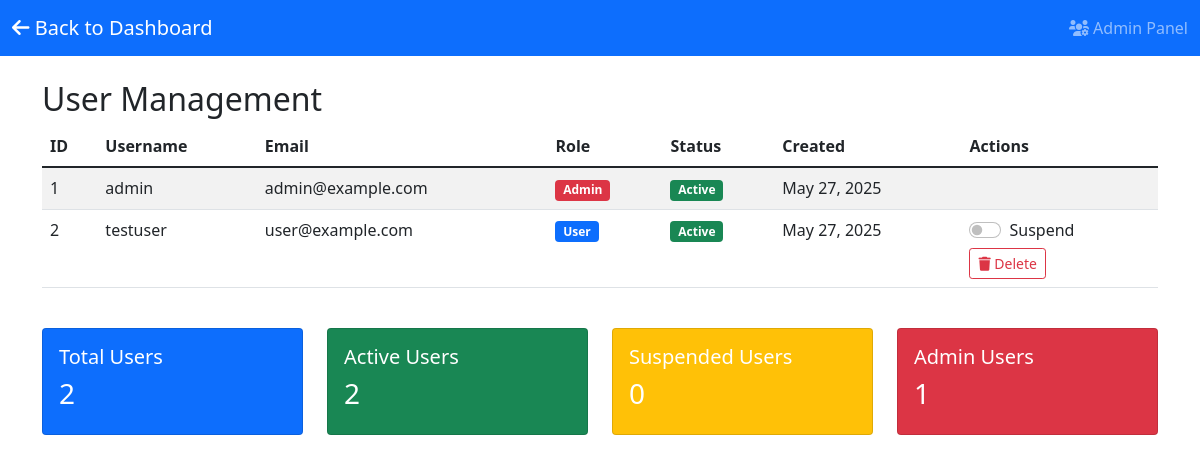
/core/admin.php (signed in), run on the app's committed database.
### tables this page shows
CREATE TABLE users (
    id INT AUTO_INCREMENT PRIMARY KEY,
    username VARCHAR(50) UNIQUE NOT NULL,
    email VARCHAR(100) UNIQUE NOT NULL,
    password VARCHAR(255) NOT NULL,
    role ENUM('user', 'admin') DEFAULT 'user',
    is_suspended BOOLEAN DEFAULT FALSE,
    created_at TIMESTAMP DEFAULT CURRENT_TIMESTAMP,
    updated_at TIMESTAMP DEFAULT CURRENT_TIMESTAMP ON UPDATE CURRENT_TIMESTAMP
);

### core/User.php (called while the page is built, shortened)
<?php
class User {
    private $conn;
    private $table = 'users';
    public function __construct($db) {
        $this->conn = $db;
    }
    public function getAllUsers() {
        $stmt = $this->conn->prepare("SELECT id, username, email, role, is_suspended, created_at FROM " . $this->table);
        $stmt->execute();
        return $stmt->fetchAll(PDO::FETCH_ASSOC);
    }
}
?>

### core/admin.php (the view, shortened to what this page needs)
<?php
require_once 'User.php';
$database = new Database();
$db = $database->connect();
$user = new User($db);
$users = $user->getAllUsers();
?>
<!DOCTYPE html>
<html lang="en">
<head>
    <link href="https://cdnjs.cloudflare.com/ajax/libs/bootstrap/5.1.3/css/bootstrap.min.css" rel="stylesheet">
    <link href="https://cdnjs.cloudflare.com/ajax/libs/font-awesome/6.0.0/css/all.min.css" rel="stylesheet">
</head>
<body>
    <nav class="navbar navbar-expand-lg navbar-dark bg-primary">
        <div class="container-fluid">
            <a class="navbar-brand" href="index.php">
                <i class="fas fa-arrow-left"></i> Back to Dashboard
            </a>
            <span class="navbar-text">
                <i class="fas fa-users-cog"></i> Admin Panel
            </span>
        </div>
    </nav>
    <div class="container mt-4">
        <h2>User Management</h2>
        <div class="table-responsive">
            <table class="table table-striped">
                <thead>
                    <tr>
                        <th>ID</th>
                        <th>Username</th>
                        <th>Email</th>
                        <th>Role</th>
                        <th>Status</th>
                        <th>Created</th>
                        <th>Actions</th>
                    </tr>
                </thead>
                <tbody>
                    <?php foreach($users as $user_row): ?>
                    <tr id="user-row-<?php echo $user_row['id']; ?>">
                        <td><?php echo $user_row['id']; ?></td>
                        <td><?php echo htmlspecialchars($user_row['username']); ?></td>
                        <td><?php echo htmlspecialchars($user_row['email']); ?></td>
                        <td>
                            <span class="badge bg-<?php echo $user_row['role'] === 'admin' ? 'danger' : 'primary'; ?>">
                                <?php echo ucfirst($user_row['role']); ?>
                            </span>
                        </td>
                        <td>
                            <span class="badge bg-<?php echo $user_row['is_suspended'] ? 'warning' : 'success'; ?>"
                                  id="status-badge-<?php echo $user_row['id']; ?>">
                                <?php echo $user_row['is_suspended'] ? 'Suspended' : 'Active'; ?>
                            </span>
                        </td>
                        <td><?php echo date('M j, Y', strtotime($user_row['created_at'])); ?></td>
                        <td>
                            <?php if($user_row['id'] != $_SESSION['user_id']): ?>
                            <div class="form-check form-switch">
                                <input class="form-check-input" type="checkbox"
                                       id="suspend_<?php echo $user_row['id']; ?>"
                                       <?php echo $user_row['is_suspended'] ? 'checked' : ''; ?>
                                       onchange="toggleSuspension(<?php echo $user_row['id']; ?>, this.checked)">
                                <label class="form-check-label" for="suspend_<?php echo $user_row['id']; ?>">
                                    Suspend
                                </label>
                            </div>
                            <button class="btn btn-sm btn-outline-danger mt-1"
                                    onclick="deleteUser(<?php echo $user_row['id']; ?>, '<?php echo htmlspecialchars($user_row['username']); ?>')">
                                <i class="fas fa-trash"></i> Delete
                            </button>
                            <?php endif; ?>
                        </td>
                    </tr>
                    <?php endforeach; ?>
                </tbody>
            </table>
        </div>
        <div class="row mt-4">
            <div class="col-md-3">
                <div class="card bg-primary text-white">
                    <div class="card-body">
                        <h5>Total Users</h5>
                        <h3><?php echo count($users); ?></h3>
                    </div>
                </div>
            </div>
            <div class="col-md-3">
                <div class="card bg-success text-white">
                    <div class="card-body">
                        <h5>Active Users</h5>
                        <h3><?php echo count(array_filter($users, function($u) { return !$u['is_suspended']; })); ?></h3>
                    </div>
                </div>
            </div>
            <div class="col-md-3">
                <div class="card bg-warning text-white">
                    <div class="card-body">
                        <h5>Suspended Users</h5>
                        <h3><?php echo count(array_filter($users, function($u) { return $u['is_suspended']; })); ?></h3>
                    </div>
                </div>
            </div>
            <div class="col-md-3">
                <div class="card bg-danger text-white">
                    <div class="card-body">
                        <h5>Admin Users</h5>
                        <h3><?php echo count(array_filter($users, function($u) { return $u['role'] === 'admin'; })); ?></h3>
                    </div>
                </div>
            </div>
        </div>
    </div>
</body>
</html>

### data on the page
users: id "1", username "admin", email "admin@example.com", role "Admin", shows "Active", created_at "May 27, 2025", is_suspended "0"
users: id "2", username "testuser", email "user@example.com", role "User", shows "Active", created_at "May 27, 2025"

### other printed values
count($users) "2"
